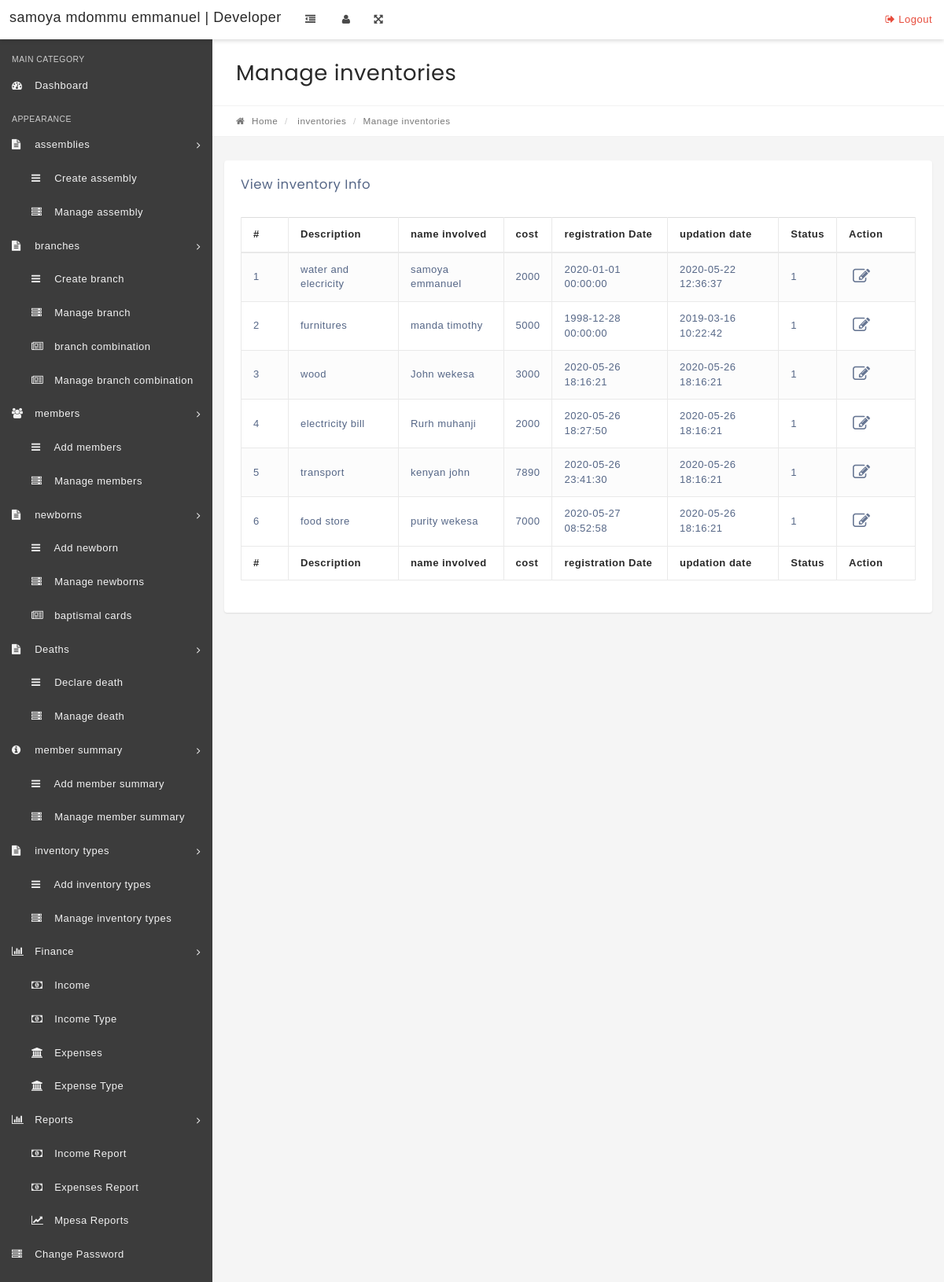
The app's page /manage-inventory.php with its own data.
### tables this page shows
CREATE TABLE `inventory` (
  `id` int(11) NOT NULL,
  `description` varchar(100) NOT NULL,
  `memberInvolved` varchar(100) NOT NULL,
  `cost` int(100) NOT NULL,
  `RegDate` timestamp NOT NULL DEFAULT CURRENT_TIMESTAMP,
  `UpdationDate` timestamp NULL DEFAULT NULL ON UPDATE CURRENT_TIMESTAMP,
  `Status` int(1) NOT NULL
);

### manage-inventory.php (the view, shortened to what this page needs)
<?php
include('includes/config.php');
if(strlen($_SESSION['alogin'])=="")
    {
    header("Location: index.php");
    }
    else{
?>
<!DOCTYPE html>
<html lang="en">
    <head>
        <link rel="stylesheet" href="css/bootstrap.min.css" media="screen" >
        <link rel="stylesheet" href="css/font-awesome.min.css" media="screen" >
        <link rel="stylesheet" href="css/animate-css/animate.min.css" media="screen" >
        <link rel="stylesheet" href="css/lobipanel/lobipanel.min.css" media="screen" >
        <link rel="stylesheet" href="css/prism/prism.css" media="screen" >
        <link rel="stylesheet" type="text/css" href="js/DataTables/datatables.min.css"/>
        <link rel="stylesheet" href="css/main.css" media="screen" >
    </head>
    <body class="top-navbar-fixed">
        <div class="main-wrapper">
   <?php include('includes/topbar.php');?>
            <div class="content-wrapper">
                <div class="content-container">
<?php include('includes/leftbar.php');?>
                    <div class="main-page">
                        <div class="container-fluid">
                            <div class="row page-title-div">
                                <div class="col-md-6">
                                    <h2 class="title">Manage inventories</h2>
                                </div>
                            </div>
                            <div class="row breadcrumb-div">
                                <div class="col-md-6">
                                    <ul class="breadcrumb">
            							<li><a href="dashboard.php"><i class="fa fa-home"></i> Home</a></li>
                                        <li> inventories</li>
            							<li class="active">Manage inventories</li>
            						</ul>
                                </div>
                            </div>
                        </div>
                        <section class="section">
                            <div class="container-fluid">
                                <div class="row">
                                    <div class="col-md-12">
                                        <div class="panel">
                                            <div class="panel-heading">
                                                <div class="panel-title">
                                                    <h5>View inventory Info</h5>
                                                </div>
                                            </div>
                                            <div class="panel-body p-20">
                                                <table id="example" class="display table table-striped table-bordered" cellspacing="0" width="100%">
                                                    <thead>
                                                        <tr>
                                                            <th>#</th>
                                                            <th>Description</th>
                                                            <th>name involved</th>
                                                            <th>cost</th>
                                                            <th>registration Date</th>
                                                            <th>updation date</th>
                                                            <th>Status</th>
                                                            <th>Action</th>
                                                        </tr>
                                                    </thead>
                                                    <tfoot>
                                                        <tr>
                                                          <th>#</th>
                                                            <th>Description</th>
                                                            <th>name involved</th>
                                                            <th>cost</th>
                                                            <th>registration Date</th>
                                                            <th>updation date</th>
                                                            <th>Status</th>
                                                            <th>Action</th>
                                                        </tr>
                                                    </tfoot>
                                                    <tbody>
<?php $sql = "SELECT * from inventory";
$query = $dbh->prepare($sql);
$query->execute();
$results=$query->fetchAll(PDO::FETCH_OBJ);
$cnt=1;
if($query->rowCount() > 0)
{
foreach($results as $result)
{   ?>
<tr>
 <td><?php echo htmlentities($cnt);?></td>
                                                            <td><?php echo htmlentities($result->description);?></td>
                                                            <td><?php echo htmlentities($result->memberInvolved);?></td>
                                                            <td><?php echo htmlentities($result->cost);?></td>
                                                            <td><?php echo htmlentities($result->RegDate);?></td>
                                                            <td><?php echo htmlentities($result->UpdationDate);?></td>
                                                            <td><?php echo htmlentities($result->Status);?></td>
<td>
<a href="edit-inventory.php?stid=<?php echo htmlentities($result->id);?>"><i class="fa fa-edit" title="Edit Record"></i> </a>
</td>
</tr>
<?php $cnt=$cnt+1;}} ?>
                                                    </tbody>
                                                </table>
                                            </div>
                                        </div>
                                    </div>
                                                </div>
                                            </div>
                                        </div>
                                    </div>
                                </div>
                            </div>
    </body>
</html>
<?php } ?>

### records on screen
inventory: description "water and elecricity", memberInvolved "samoya emmanuel", cost "2000", RegDate "2020-01-01 00:00:00", UpdationDate "2020-05-22 12:36:37", Status "1"
inventory: description "furnitures", memberInvolved "manda timothy", cost "5000", RegDate "1998-12-28 00:00:00", UpdationDate "2019-03-16 10:22:42", Status "1"
inventory: description "wood", memberInvolved "John wekesa", cost "3000", RegDate "2020-05-26 18:16:21", UpdationDate "2020-05-26 18:16:21", Status "1"
inventory: description "electricity bill", memberInvolved "Rurh muhanji", cost "2000", RegDate "2020-05-26 18:27:50", UpdationDate "2020-05-26 18:16:21", Status "1"
inventory: description "transport", memberInvolved "kenyan john", cost "7890", RegDate "2020-05-26 23:41:30", UpdationDate "2020-05-26 18:16:21", Status "1"
inventory: description "food store", memberInvolved "purity wekesa", cost "7000", RegDate "2020-05-27 08:52:58", UpdationDate "2020-05-26 18:16:21", Status "1"
